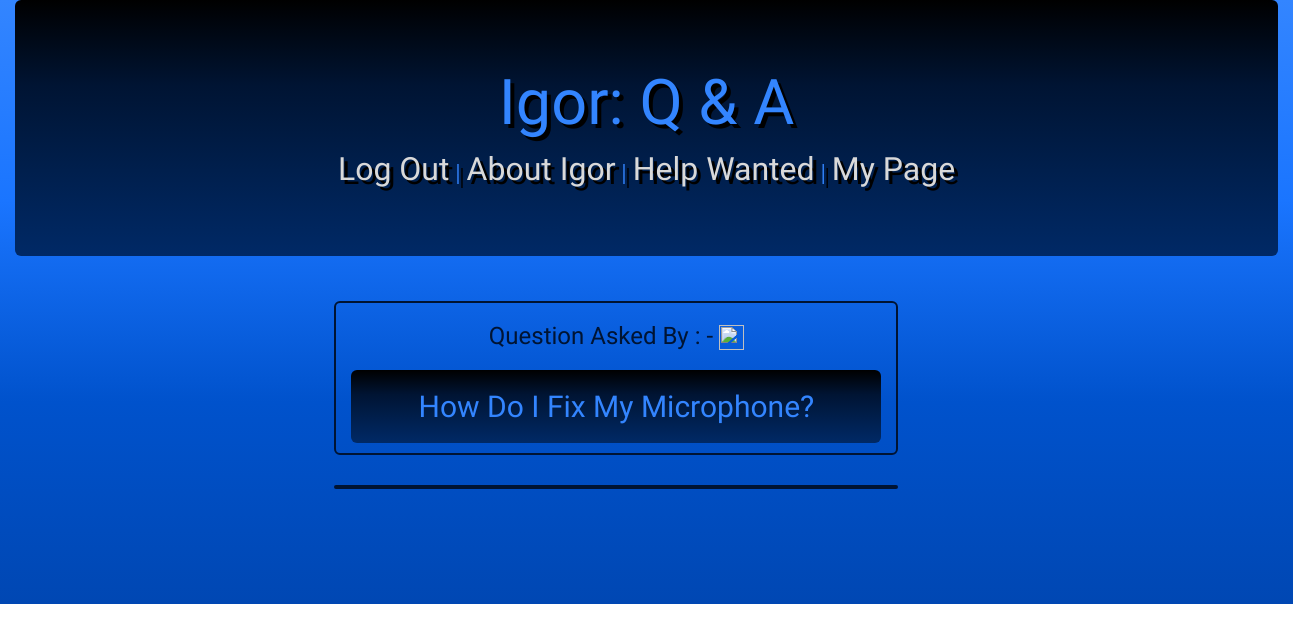
The app's page /igor/questions/1/ (signed in), older data.
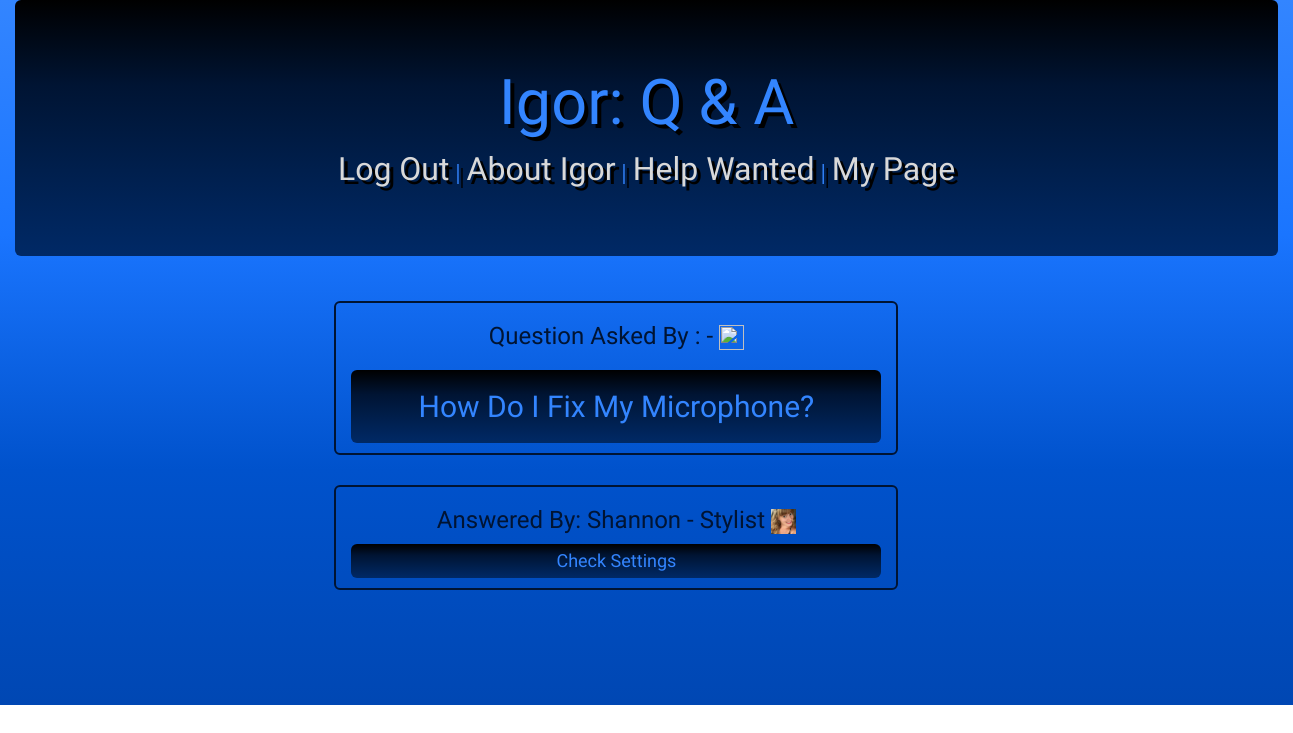
The same page, newer data.
### igor_app/models.py (models this page shows)
class Answer(models.Model):
    content = models.TextField()
    user_who_answered = models.ForeignKey(User, related_name="answered_questions", on_delete = models.CASCADE)
    parent_question = models.ForeignKey(Question, related_name="answers", on_delete = models.CASCADE)
    created_at = models.DateTimeField(auto_now_add=True)
    updated_at = models.DateTimeField(auto_now=True)

class Profile(models.Model):
    owner=models.OneToOneField(User, related_name="profile", on_delete=models.CASCADE, primary_key=True)
    first_name=models.CharField(max_length=20)
    occupation=models.CharField(max_length=20)
    about=models.TextField()
    img=models.ImageField(upload_to ="img/", null=True, blank=True)
    created_at = models.DateTimeField(auto_now_add=True)
    updated_at = models.DateTimeField(auto_now=True)
    objects=ProfileManager()

### login_reg/models.py (models this page shows)
class User(models.Model):
    username =  models.CharField(max_length=40)
    email = models.CharField(max_length=50)
    password = models.TextField()
    specialty = models.CharField(max_length=20)
    created_at = models.DateTimeField(auto_now_add=True)
    updated_at = models.DateTimeField(auto_now=True)
    objects = UserManager()

### igor_app/views.py (the view)
# urls.py: path('questions/<int:question_id>/', views.view_question),
def view_question(request, question_id):
    if 'userid' in request.session:
        authenticated_user = User.objects.get(id=request.session['userid'])
        context = {
            'authenticated_user': authenticated_user,
            'selected_question': Question.objects.get(id=question_id)
        }
        return render(request, 'results.html', context)
    else:
        return HttpResponse("ERROR NO USER LOGGED IN")

### igor_app/templates/results.html (shortened to what this page needs)
<!DOCTYPE html>
<html lang="en">
<head>
    <link rel="stylesheet" href="https://maxcdn.bootstrapcdn.com/bootstrap/3.4.1/css/bootstrap.min.css">
    {%load static%}
    <link rel="stylesheet" href="{% static 'css/results.css'%}">
</head>
<body>
    <div class="container-fluid">
        <div class="jumbotron text-center">
            <h1>Igor: Q & A</h1>
            <p class="header"><a href="/logout">Log Out</a> | <a href="/igor/about">About Igor</a> | <a href="/igor/questions">Help Wanted</a> | <a href="/">My Page</a></p>
        </div>
        <div class="col-lg-11 col-lg-offset-2">
            <div class="col-lg-6 col-lg-offset-1">
                <h3> Question Asked By : {{selected_question.user_who_posted.profile.first_name}}-{{selected_question.user_who_posted.profile.occupation}} <img src="{{selected_question.user_who_posted.profile.img.url}}" id="avatar"/></h3>
                <h2 id="question">{{selected_question.content}}</h2>
            </div>
            <div class="col-lg-6 col-lg-offset-1">
                {% for answer in selected_question.answers.all %}
                    <h3>Answered By: {{answer.user_who_answered.profile.first_name}} - {{answer.user_who_answered.profile.occupation}} <img src='{{ answer.user_who_answered.profile.img.url }}' id="avatar"></h3>
                    <h4 id="answer"> {{answer.content}} </h4>
                {% endfor %}
            </div>
        </div>
    </div>
</body>
</html>

Row changes from the older to the newer data that the page shows:
added Answer: user_who_answered.profile.first_name "Shannon", user_who_answered.profile.occupation "Stylist", user_who_answered.profile.img (picture), content "Check Settings"
